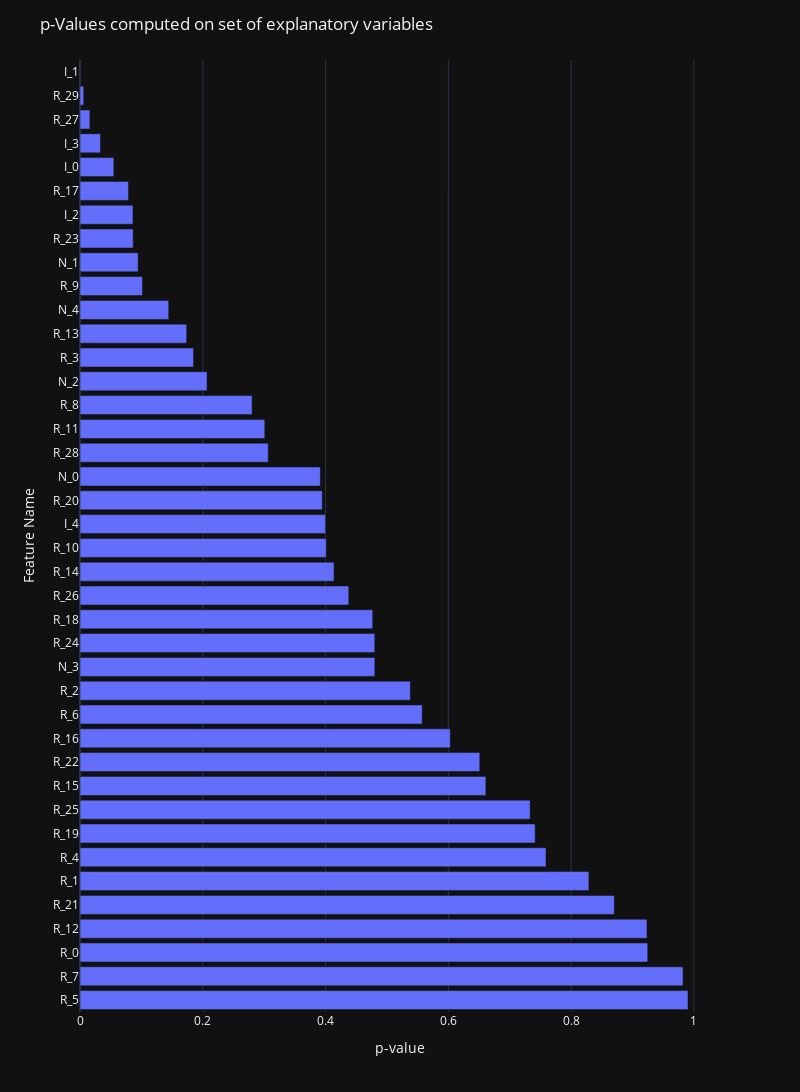

Here is the notebook cell this chart was saved with:
### Markdown cell above
# Plot Results

### Code cell
import plotly.express as px

fig = px.bar(
    p_values,
    x="PValue",
    y="FeatureName",
    orientation='h'
)

fig.update_layout(
    title="p-Values computed on set of explanatory variables",
    xaxis_title="p-value",
    yaxis_title="Feature Name",
    template="plotly_dark",
    width=800, height=1200,
    # legend_title="Legend Title",
    # font=dict(
    #     family="Courier New, monospace",
    #     size=18,
    #     color="RebeccaPurple"
    # )
)

fig.show()

### Figure 1 — Plotly figure (JSON) as saved in the notebook; plotly's stock layout.template omitted (floating-point values rounded to 4 significant figures)
{"data": [{"alignmentgroup": "True", "hovertemplate": "PValue=%{x}<br>FeatureName=%{y}<extra></extra>", "legendgroup": "", "marker": {"color": "#636efa", "pattern": {"shape": ""}}, "name": "", "offsetgroup": "", "orientation": "h", "showlegend": false, "textposition": "auto", "type": "bar", "x": [0.9903, 0.9822, 0.9247, 0.9235, 0.8702, 0.8289, 0.7591, 0.7414, 0.7332, 0.6611, 0.6511, 0.6032, 0.5574, 0.5381, 0.4803, 0.4802, 0.4768, 0.4378, 0.4138, 0.4011, 0.4, 0.3946, 0.3915, 0.3066, 0.301, 0.2803, 0.207, 0.1849, 0.1738, 0.1445, 0.1017, 0.09469, 0.08669, 0.08628, 0.07897, 0.05511, 0.03332, 0.01613, 0.006035, 0.0008298], "xaxis": "x", "y": ["R_5", "R_7", "R_0", "R_12", "R_21", "R_1", "R_4", "R_19", "R_25", "R_15", "R_22", "R_16", "R_6", "R_2", "N_3", "R_24", "R_18", "R_26", "R_14", "R_10", "I_4", "R_20", "N_0", "R_28", "R_11", "R_8", "N_2", "R_3", "R_13", "N_4", "R_9", "N_1", "R_23", "I_2", "R_17", "I_0", "I_3", "R_27", "R_29", "I_1"], "yaxis": "y"}], "layout": {"barmode": "relative", "height": 1200, "legend": {"tracegroupgap": 0}, "margin": {"t": 60}, "title": {"text": "p-Values computed on set of explanatory variables"}, "width": 800, "xaxis": {"anchor": "y", "domain": [0, 1], "title": {"text": "p-value"}}, "yaxis": {"anchor": "x", "domain": [0, 1], "title": {"text": "Feature Name"}}}}
